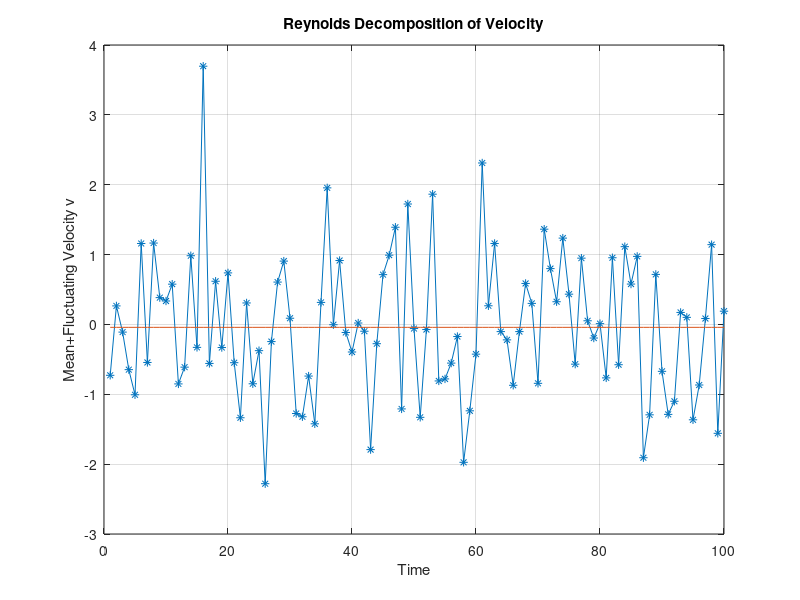

MATLAB code for this plot:
clc 
clear 
N=100; 
t=(1:1:N); 
for i=1:N; 
    v(i)=randn(1,1); 
end
V(1:N)=mean(v)
plot(t,v,'-*') 
hold on 
plot(t,V) 
title('Reynolds Decomposition of Velocity') 
xlabel('Time') 
ylabel('Mean+Fluctuating Velocity v')
grid on